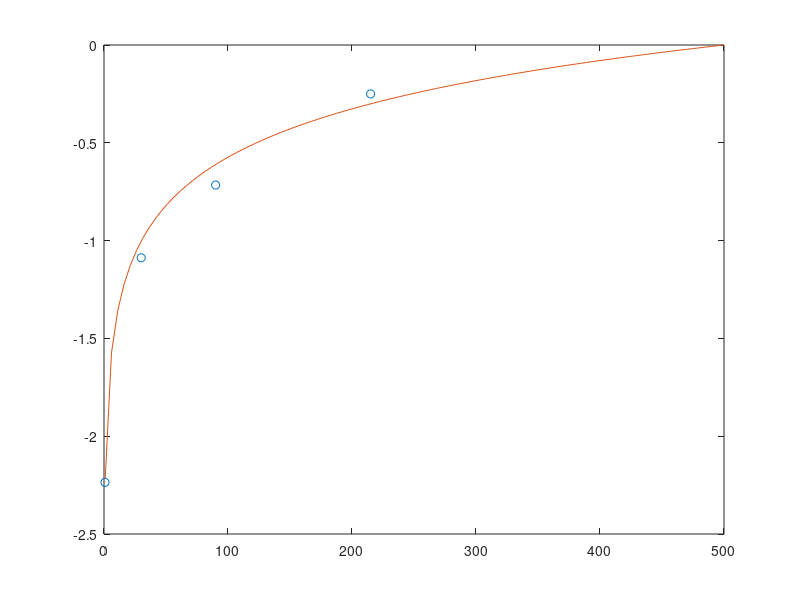

Write the MATLAB code that produced this figure. (Note: this script raises an error after producing the figure.)
function thiem_test
% determination of transmissivity  T                    Holzbecher October 2005
% using Thiem's solution
% and fzero for automatic estimation 
global rfit sfit reach Q 

% specify fitting data
rfit = [0.8 30 90 215];                     % observation well distance
sfit = [2.236 1.088 0.716 0.25];            % observated steady state drawdowns
Q = 788;                                    % pumping rate
rwell = 1;                                  % well radius
reach = 500;                                % reach
T = 500;                                    % guess for transmissivity
test = 0;                                   % test run flag  

% -------------------------------------------------------------------------
if test == 1               % input pumptest 'Oude Korendijk' 
    rfit = [0.8 30 90 215]; sfit = [2.236 1.088 0.716 0.25];       
    Q = 788; rwell = 0.5; T = 400; reach = 500;
end
options = optimset('Display','iter','TolFun',1e-8);
T = fzero(@myfun,T,options);
res = sum(Q*log(rfit/reach)/T/2/pi+sfit);
display (['Residual = ' num2str(res)]);
r = linspace (rwell,reach,100);
h = Q*log(r/reach)/T/2/pi;
plot (rfit,-sfit,'o',r,h,'-');
legend ('measured','ideally',4);
xlabel ('r'); ylabel ('h');
title ('Thiem Solution');
text (10*rwell,-0.1*max(sfit),['T = ' num2str(T)]);

function f = myfun(T) 
global rfit sfit reach Q

% calculate Thiem solution
h = Q*log(rfit/reach)/T/2/pi;

% specify function f to vanish
f = (h+sfit)*h'/T;